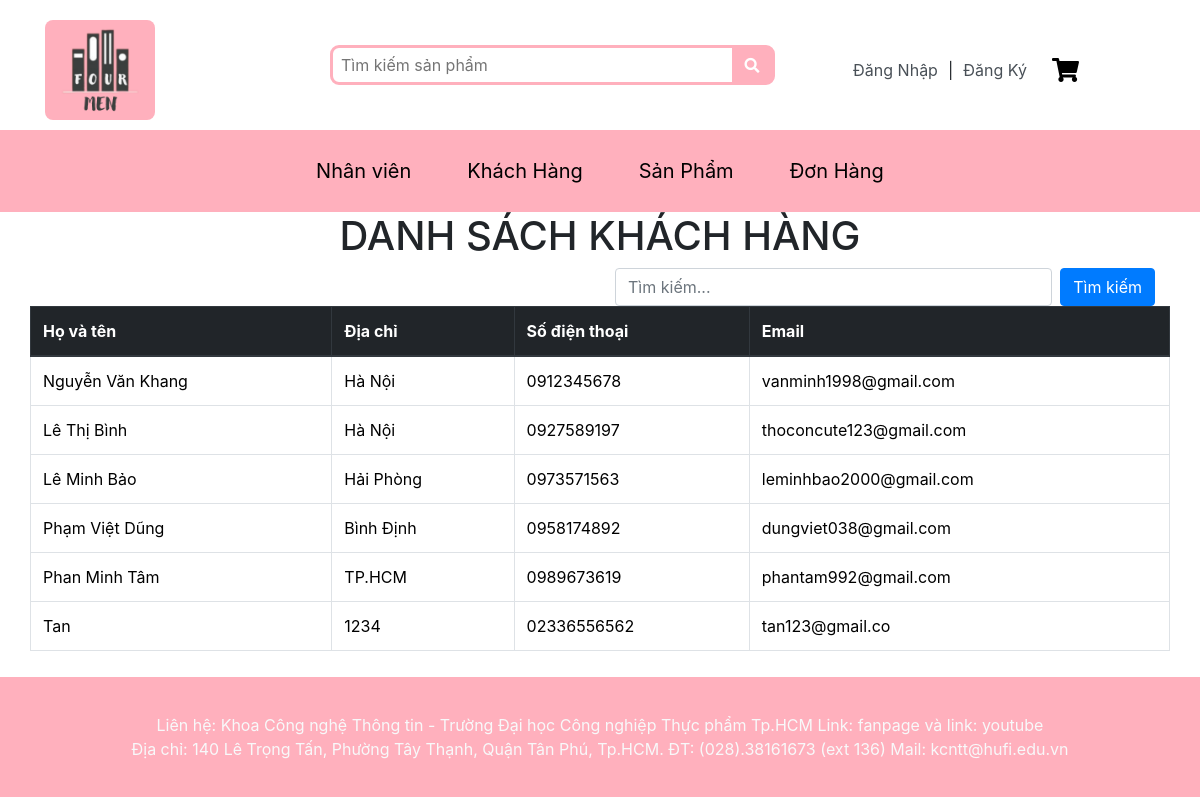
The app's page /QLKhachHang.php (signed in) with its own data.
### tables this page shows
CREATE TABLE `khachhang` (
  `MaKH` int(11) NOT NULL,
  `HoTen_KH` varchar(100) NOT NULL,
  `DiaChi_KH` varchar(255) NOT NULL,
  `SDT_KH` varchar(255) NOT NULL,
  `Email_KH` varchar(255) NOT NULL,
  `Password_KH` varchar(200) NOT NULL
);

### QLKhachHang.php (the view, shortened to what this page needs)
<?php
$pdo = new PDO("mysql:host=localhost; dbname=ql_vanphongpham", "root", "");
$pdo->exec("set names utf8");
function TimKiemKH($pdo, $keyword)
{
    $searchQuery = "%$keyword%";
    $sql = "SELECT * FROM KhachHang WHERE HoTen_KH LIKE :keyword OR Email_KH LIKE :keyword";
    $stmt = $pdo->prepare($sql);
    $stmt->bindParam(':keyword', $searchQuery, PDO::PARAM_STR);
    $stmt->execute();
    if ($stmt->rowCount() > 0) {
        return $stmt->fetchAll(PDO::FETCH_ASSOC);
    } else {
        return false;
    }
}
$keyword = isset($_GET['keyword']) ? $_GET['keyword'] : '';
$KhachHang = TimKiemKH($pdo, $keyword);
?>
<!DOCTYPE html>
<html lang="en">
<head>
    <link rel="stylesheet" href="Bootstrap/bootstrap.min.css">
    <link rel="stylesheet" href="styles.css">
    <link rel="stylesheet" href="ChiTietSP.css">
</head>
<body>
    <?php include "Header.php"; ?>
    <?php include "SubHeaderNhanVIen.php"; ?>
    <div class="container KhachHang">
        <h1 class="text-center">DANH SÁCH KHÁCH HÀNG</h1>
        <div class="row mb-6">
            <div class="col-md-6 offset-md-6">
                <form method="GET" action="" class="d-flex justify-content-end">
                    <input type="text" class="form-control mr-2" id="searchInput" name="keyword"
                        placeholder="Tìm kiếm..." value="<?php echo htmlspecialchars($keyword); ?>">
                    <button type="submit" class="btn btn-primary">Tìm kiếm</button>
                </form>
            </div>
        </div>
        <div class='row'>
            <table class="table table-bordered" align="center">
                <thead class="thead-dark">
                    <tr>
                        <th scope="col">Họ và tên</th>
                        <th scope="col">Địa chỉ</th>
                        <th scope="col">Số điện thoại</th>
                        <th scope="col">Email</th>
                    </tr>
                </thead>
                <tbody>
                    <?php foreach ($KhachHang as $KH): ?>
                        <tr>
                            <td><?php echo $KH['HoTen_KH']; ?></td>
                            <td><?php echo $KH['DiaChi_KH']; ?></td>
                            <td><?php echo $KH['SDT_KH']; ?></td>
                            <td><?php echo $KH['Email_KH']; ?></td>
                        </tr>
                    <?php endforeach; ?>
                </tbody>
            </table>
        </div>
    </div>
    <?php include "Footer.php"; ?>
</body>
</html>

### records on screen
khachhang: HoTen_KH "Nguyễn Văn Khang", DiaChi_KH "Hà Nội", SDT_KH "0912345678", Email_KH "vanminh1998@gmail.com"
khachhang: HoTen_KH "Lê Thị Bình", DiaChi_KH "Hà Nội", SDT_KH "0927589197", Email_KH "thoconcute123@gmail.com"
khachhang: HoTen_KH "Lê Minh Bảo", DiaChi_KH "Hải Phòng", SDT_KH "0973571563", Email_KH "leminhbao2000@gmail.com"
khachhang: HoTen_KH "Phạm Việt Dũng", DiaChi_KH "Bình Định", SDT_KH "0958174892", Email_KH "dungviet038@gmail.com"
khachhang: HoTen_KH "Phan Minh Tâm", DiaChi_KH "TP.HCM", SDT_KH "0989673619", Email_KH "phantam992@gmail.com"
khachhang: HoTen_KH "Tan", DiaChi_KH "1234", SDT_KH "02336556562", Email_KH "tan123@gmail.co"
